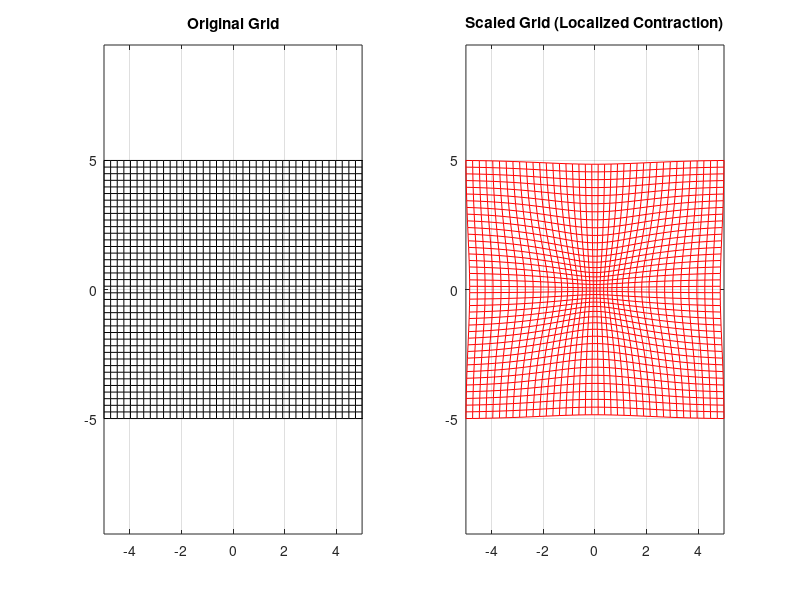

Write MATLAB code to recreate this figure. (Note: this script raises an error after producing the figure.)
% Space_contraction_using_quaternions2

clear
clc

% Parameters for the grid
grid_size = 40;  % Number of points in each direction
x = linspace(-5, 5, grid_size);
y = linspace(-5, 5, grid_size);

% Create a meshgrid
[X, Y] = meshgrid(x, y);

% Define the scaling function (radial scaling example)
% Scaling factor: smaller near the origin, larger away
alpha = -0.5;   % Strength of scaling (negative for contraction)
sigma = 3;      % Range of influence for scaling
scaling_function = @(x, y) 1 + alpha * exp(-(x.^2 + y.^2) / sigma^2);

% Compute the scaling factors for each point in the grid
S = scaling_function(X, Y);

% Apply the scaling to the grid
X_scaled = S .* X;
Y_scaled = S .* Y;

% Plot the original and scaled grids
figure(13);
clf

% Original grid
subplot(1, 2, 1);
plot(X, Y, 'k'); hold on;
plot(X', Y', 'k'); % Transpose to plot vertical lines
title('Original Grid');
axis equal; grid on;

% Scaled grid
subplot(1, 2, 2);
plot(X_scaled, Y_scaled, 'r'); hold on;
plot(X_scaled', Y_scaled', 'r'); % Transpose to plot vertical lines
title('Scaled Grid (Localized Contraction)');
axis equal; grid on;

% Labels for clarity
sgtitle('Localized Contraction of a 2D Grid');
